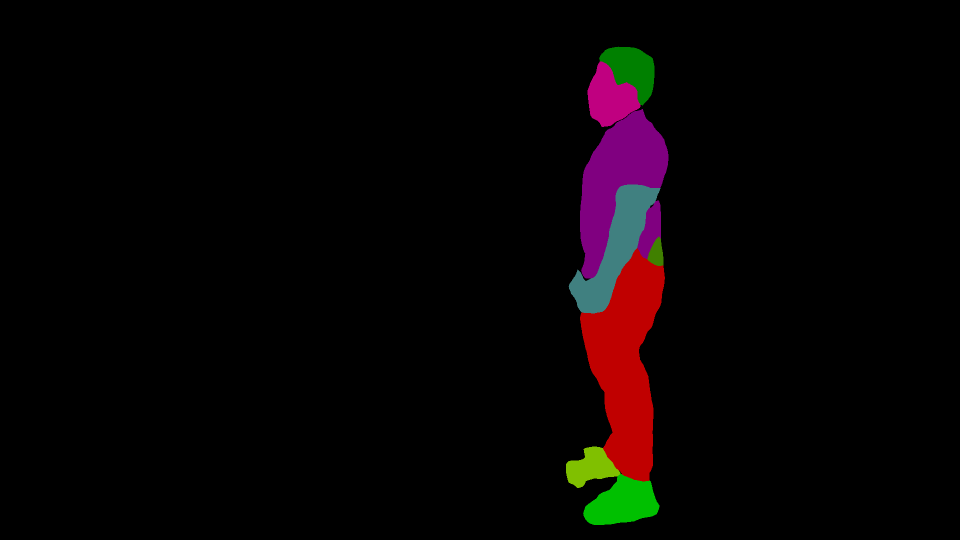
#> input picture imgs/test/A.png, 1920 x 1080 px, found by its file name (shown at 1/2 size)
$ python rescale_one.py
#> lines starting #> are read from the running program, lines starting #| are printed output that depends on the picture
import cv2

ratio = 0.25
A = cv2.imread('A.png')
#> A is the input picture: shape (1080, 1920, 3); mean B, G, R 3.5, 3, 7.7
heightA, widthA, channelsA = A.shape
#> heightA = 1080; widthA = 1920; channelsA = 3
heightA, widthA = int(heightA*ratio), int(widthA*ratio)
#> heightA = 270; widthA = 480
A = cv2.resize(A, (widthA, heightA), interpolation=cv2.INTER_AREA)
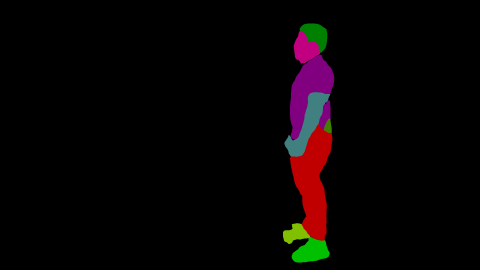
#> A: shape (270, 480, 3); mean B, G, R 3.5, 3, 7.7
cv2.imwrite('Ar.png',A)

Ap = cv2.imread('Ap.png')
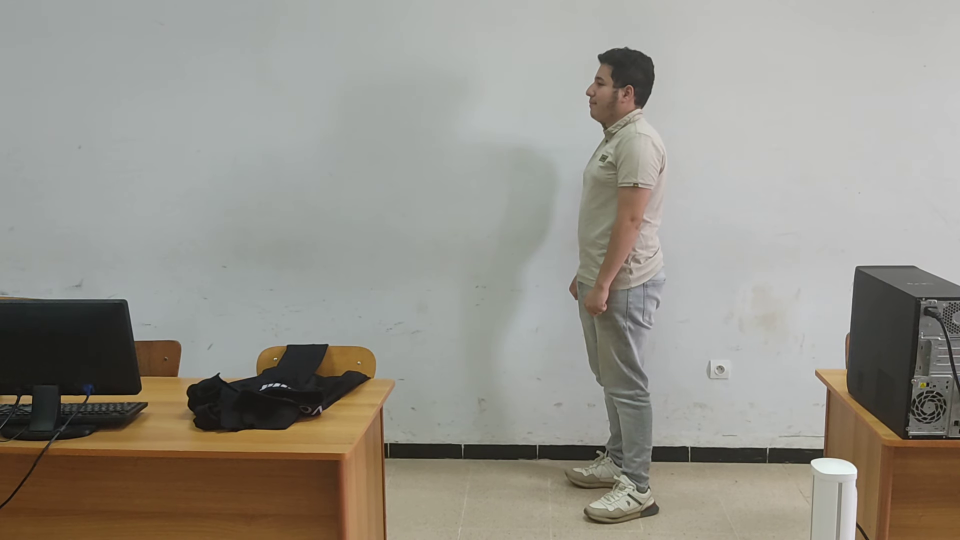
#> input picture imgs/test/Ap.png, 1920 x 1080 px, found by its file name (shown at 1/2 size)
#> Ap is the input picture: shape (1080, 1920, 3); mean B, G, R 138.8, 147.3, 150.5
heightAp, widthAp, channelsAp = Ap.shape
#> heightAp = 1080; widthAp = 1920; channelsAp = 3
heightAp, widthAp = int(heightAp*ratio), int(widthAp*ratio)
#> heightAp = 270; widthAp = 480
Ap = cv2.resize(Ap, (widthAp, heightAp), interpolation=cv2.INTER_AREA)
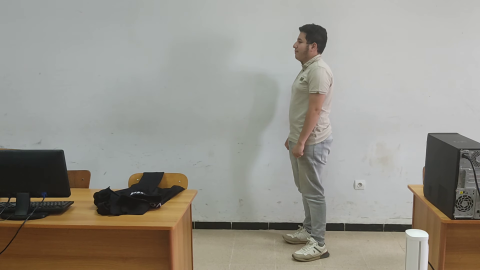
#> Ap: shape (270, 480, 3); mean B, G, R 138.8, 147.3, 150.5
cv2.imwrite('Arp.png',Ap)
